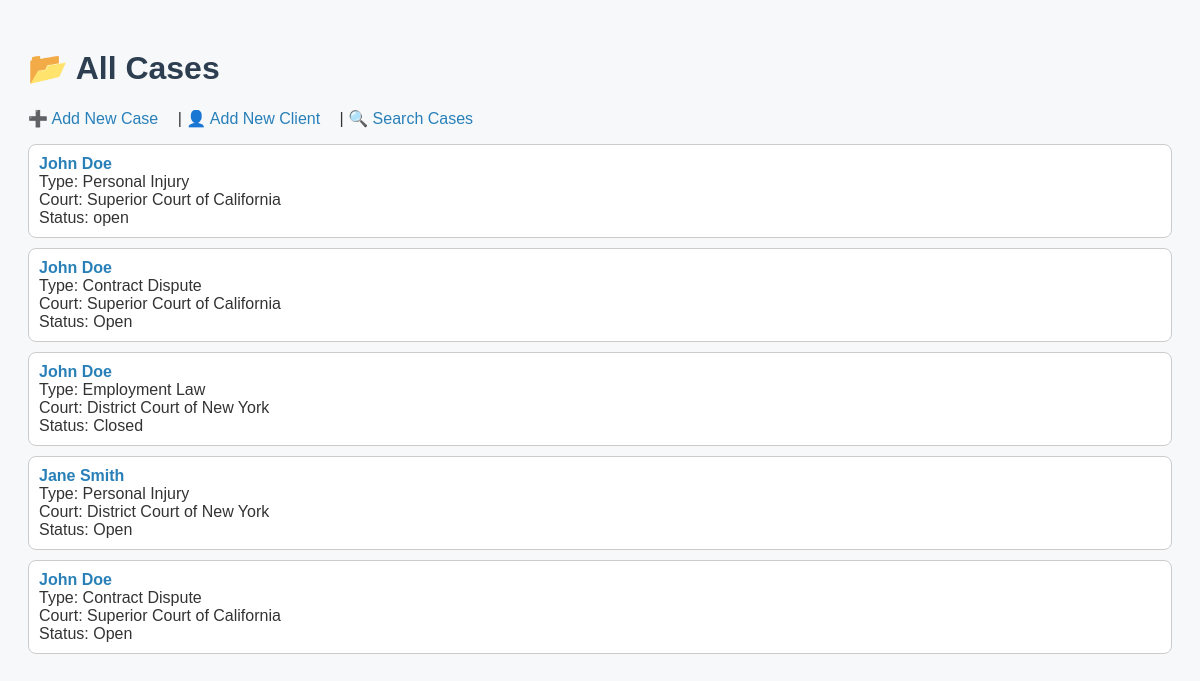
Before: / with the older database file.
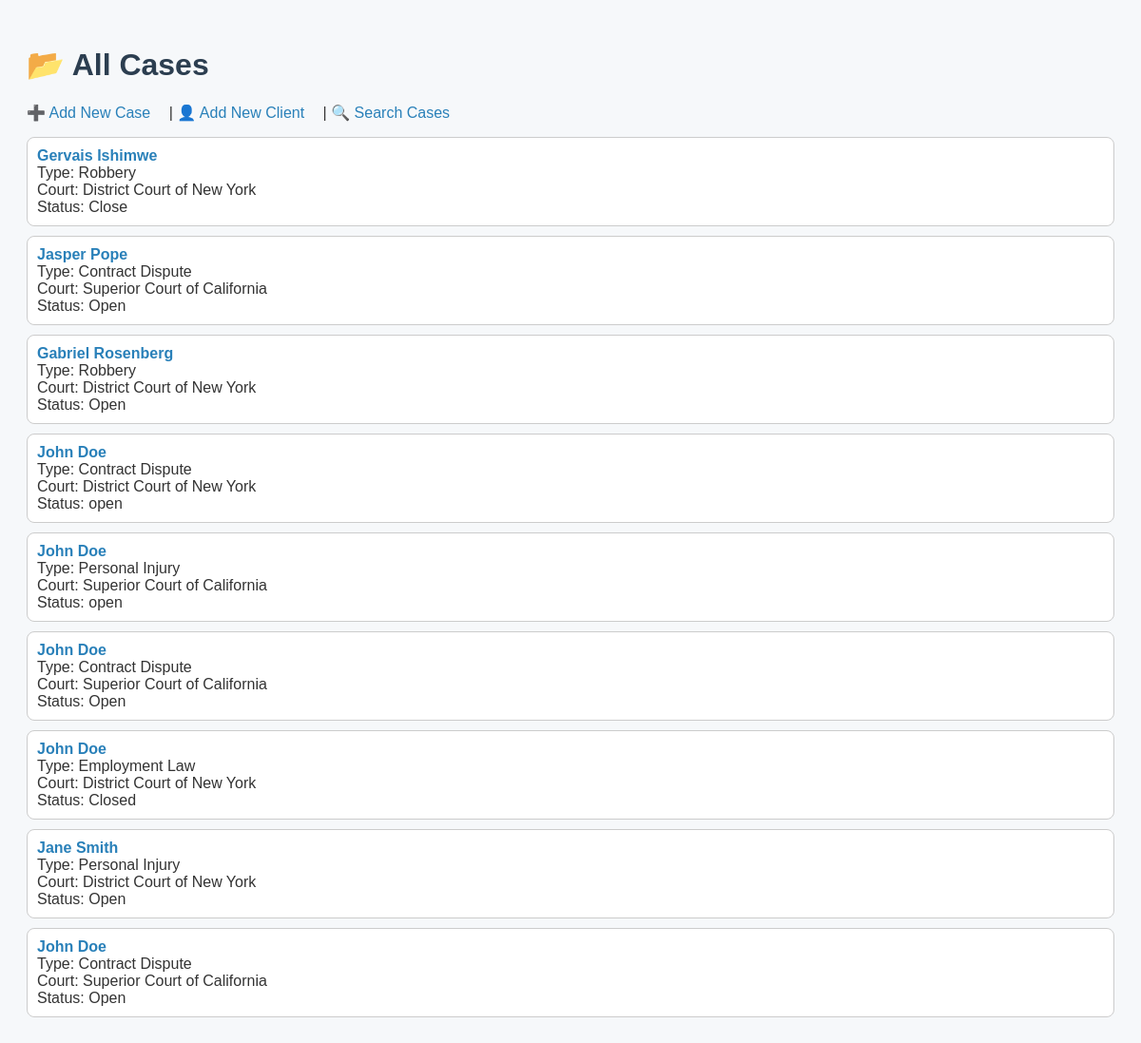
After: the same page with the newer database file.
### tables this page shows
CREATE TABLE Cases (
    case_id INTEGER PRIMARY KEY AUTOINCREMENT,
    client_id INTEGER,
    court_id INTEGER,
    case_type TEXT,
    description TEXT,
    status TEXT,
    opened_date DATE,
    FOREIGN KEY (client_id) REFERENCES Clients(client_id),
    FOREIGN KEY (court_id) REFERENCES Courts(court_id)
);

CREATE TABLE Clients (
    client_id INTEGER PRIMARY KEY AUTOINCREMENT,
    name TEXT NOT NULL,
    email TEXT,
    phone TEXT
);

CREATE TABLE Courts (
    court_id INTEGER PRIMARY KEY AUTOINCREMENT,
    court_name TEXT NOT NULL,
    location TEXT
);

### app.py (the view)
@app.route('/')
def index():
    conn = connect_db()
    cur = conn.cursor()
    cur.execute("SELECT c.case_id, cl.name, ct.court_name, c.case_type, c.status FROM Cases c JOIN Clients cl ON c.client_id = cl.client_id JOIN Courts ct ON c.court_id = ct.court_id ORDER BY c.case_id DESC")
    cases = cur.fetchall()
    conn.close()
    return render_template('index.html', cases=cases)

### app.py (called while the page is built)
def connect_db():
    return sqlite3.connect("lawyer_cases.db")

### templates/index.html (shortened to what this page needs)
<!DOCTYPE html>
<html>
<head>
    <link rel="stylesheet" href="{{ url_for('static', filename='style.css') }}">
</head>
<body>
    <h1>📂 All Cases</h1>
    <a href="/add">➕ Add New Case</a> |
    <a href="/add-client">👤 Add New Client</a> |
    <a href="/search">🔍 Search Cases</a>
    <ul>
        {% for case in cases %}
        <li>
            <strong><a href="/case/{{ case[0] }}">{{ case[1] }}</a></strong><br>
            Type: {{ case[3] }}<br>
            Court: {{ case[2] }}<br>
            Status: {{ case[4] }}
        </li>
        {% endfor %}
    </ul>
</body>
</html>

### static/style.css (style rules this page uses)
body { font-family: Arial, sans-serif; background-color: #f6f8fa; padding: 20px; color: #333; }
h1 { color: #2c3e50; }
a { text-decoration: none; color: #2980b9; margin-right: 15px; }
ul { list-style-type: none; padding: 0; }
li { background-color: white; border: 1px solid #ccc; padding: 10px; margin-bottom: 10px; border-radius: 8px; }

Changed rows visible on the page:
added Cases: name "Gervais Ishimwe", case_type "Robbery", court_name "District Court of New York", status "Close"
added Cases: name "Jasper Pope", case_type "Contract Dispute", court_name "Superior Court of California", status "Open"
added Cases: name "Gabriel Rosenberg", case_type "Robbery", court_name "District Court of New York", status "Open"
added Cases: name "John Doe", case_type "Contract Dispute", court_name "District Court of New York", status "open"
